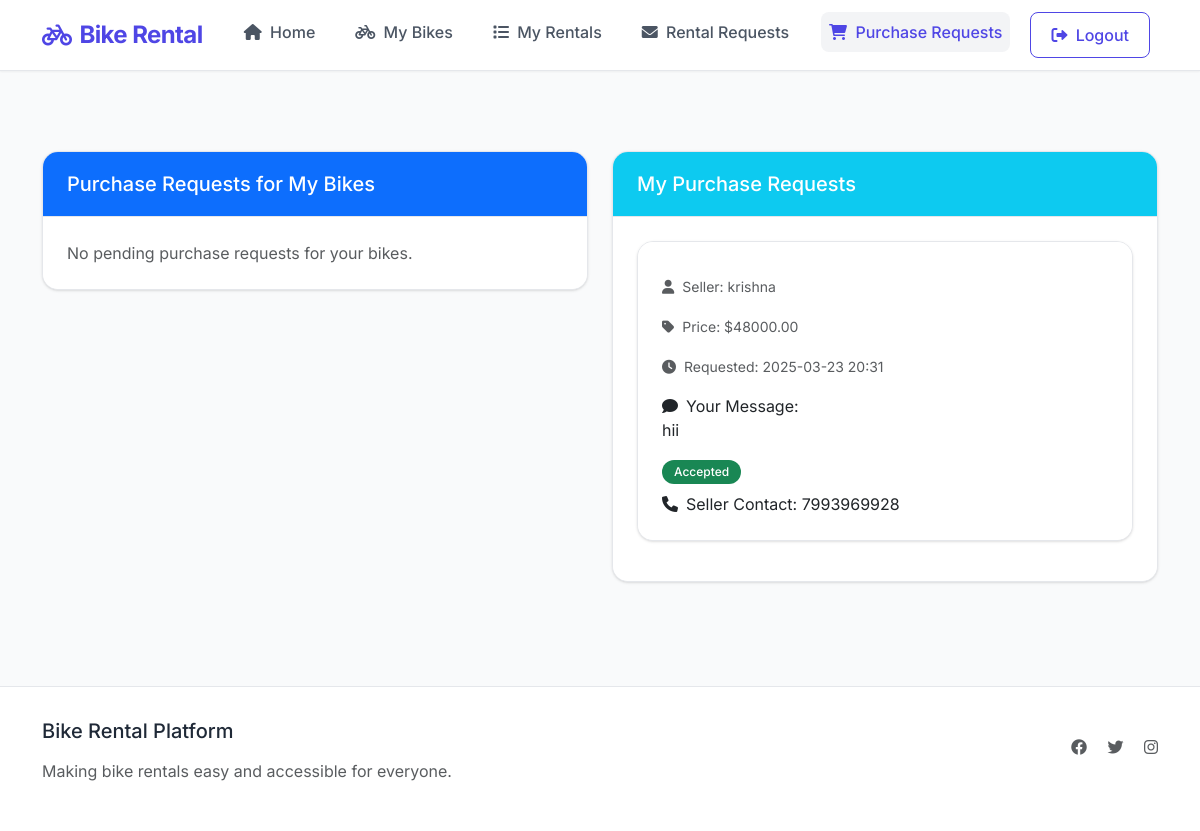
/my-purchase-requests (signed in), run on an earlier commit of the app's database.
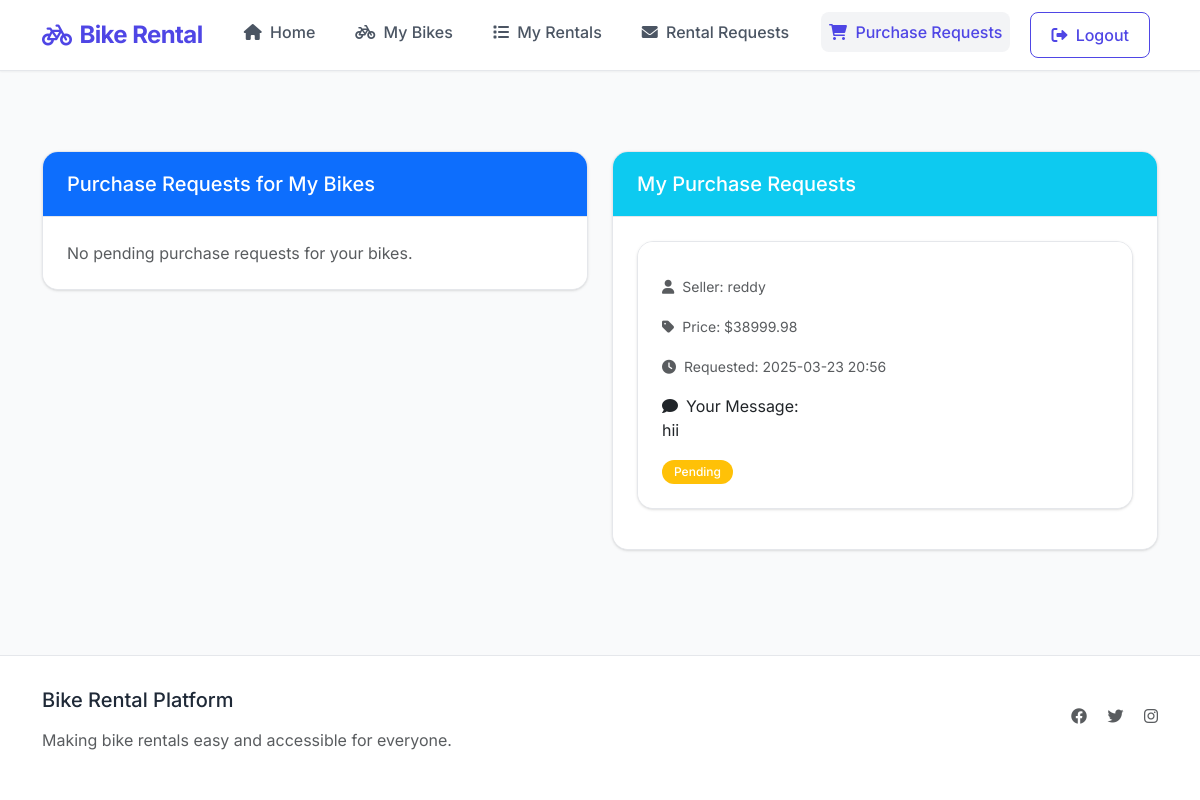
And on a later commit of the database.
### app.py (models this page shows, shortened)
class Purchase(db.Model):
    __tablename__ = 'purchase'
    id = db.Column(db.Integer, primary_key=True)
    bike_id = db.Column(db.Integer, db.ForeignKey('bike.id'), nullable=False)
    buyer_id = db.Column(db.Integer, db.ForeignKey('user.id'), nullable=False)
    seller_id = db.Column(db.Integer, db.ForeignKey('user.id'), nullable=False)
    price = db.Column(db.Float, nullable=False)
    status = db.Column(db.String(20), nullable=False, default='pending')  # pending, accepted, rejected, completed, cancelled
    message = db.Column(db.Text, nullable=True)  # Buyer's message
    created_at = db.Column(db.DateTime, nullable=False, default=datetime.utcnow)
    updated_at = db.Column(db.DateTime, nullable=False, default=datetime.utcnow, onupdate=datetime.utcnow)

class User(db.Model):
    id = db.Column(db.Integer, primary_key=True)
    username = db.Column(db.String(80), unique=True, nullable=False)
    email = db.Column(db.String(120), unique=True, nullable=False)
    password_hash = db.Column(db.String(128))
    mobile = db.Column(db.String(15))
    owned_bikes = db.relationship('Bike', backref=db.backref('owner_user', lazy=True), foreign_keys='Bike.owner_id')
    purchases_made = db.relationship('Purchase', foreign_keys='Purchase.buyer_id', backref=db.backref('buyer_user', lazy=True))
    purchases_sold = db.relationship('Purchase', foreign_keys='Purchase.seller_id', backref=db.backref('seller_user', lazy=True))
    rentals_given = db.relationship('Rental', foreign_keys='Rental.owner_id', backref='owner', lazy=True)
    rentals_taken = db.relationship('Rental', foreign_keys='Rental.renter_id', backref='renter', lazy=True)

### app.py (the view)
@app.route('/my-purchase-requests')
@login_required
def my_purchase_requests():
    selling_requests = Purchase.query.join(Bike).filter(
        Bike.owner_id == session['user_id'],
        Purchase.status == 'pending'
    ).all()
    buying_requests = Purchase.query.filter_by(
        buyer_id=session['user_id']
    ).all()
    return render_template(
        'my_purchase_requests.html',
        selling_requests=selling_requests,
        buying_requests=buying_requests
    )

### app.py (called while the page is built)
def login_required(f):
    @wraps(f)
    def decorated_function(*args, **kwargs):
        if not session.get('user_id'):
            flash('Please login first')
            return redirect(url_for('login'))
        return f(*args, **kwargs)
    return decorated_function

@app.context_processor
def utility_processor():
    def get_pending_requests_count():
        if not session.get('user_id'):
            return 0
        return RentalRequest.query.join(Bike).filter(
            Bike.owner_id == session['user_id'],
            RentalRequest.status == 'pending'
        ).count()
    return dict(pending_requests_count=get_pending_requests_count())

### templates/my_purchase_requests.html (shortened to what the changed rows need)
{% extends "base.html" %}
{% block content %}
<div class="container py-4">
    <div class="row">
        <div class="col-md-6">
            <div class="card">
                <div class="card-body">
                    {% if buying_requests %}
                        {% for request in buying_requests %}
                            <div class="card mb-3">
                                <div class="card-body">
                                    <p class="card-text">
                                        <small class="text-muted">
                                            <i class="fas fa-user me-2"></i>Seller: {{ request.seller_user.username }}
                                        </small>
                                    </p>
                                    <p class="card-text">
                                        <small class="text-muted">
                                            <i class="fas fa-tag me-2"></i>Price: ${{ "%.2f"|format(request.price) }}
                                        </small>
                                    </p>
                                    <p class="card-text">
                                        <small class="text-muted">
                                            <i class="fas fa-clock me-2"></i>Requested: {{ request.created_at.strftime('%Y-%m-%d %H:%M') }}
                                        </small>
                                    </p>
                                    {% if request.message %}
                                        <p class="card-text">
                                            <i class="fas fa-comment me-2"></i>Your Message:<br>
                                            {{ request.message }}
                                        </p>
                                    {% endif %}
                                    <span class="badge bg-{{ 'warning' if request.status == 'pending' else 'success' if request.status == 'accepted' else 'danger' }}">
                                        {{ request.status.title() }}
                                    </span>
                                    {% if request.status == 'accepted' %}
                                        <p class="card-text mt-2">
                                            <i class="fas fa-phone me-2"></i>Seller Contact: {{ request.seller_user.mobile if request.seller_user.mobile else 'Not provided' }}
                                        </p>
                                    {% endif %}
                                </div>
                            </div>
                        {% endfor %}
                    {% else %}
                        <p class="text-muted mb-0">You haven't made any purchase requests yet.</p>
                    {% endif %}
                </div>
            </div>
        </div>
    </div>
</div>
{% endblock %}

What changed in the data, as far as the page shows it:
removed Purchase: seller_user.username "krishna", price "48000.00", created_at "2025-03-23 20:31", message "hii", status "Accepted", seller_user "7993969928"
added Purchase: seller_user.username "reddy", price "38999.98", created_at "2025-03-23 20:56", message "hii", status "Pending"
